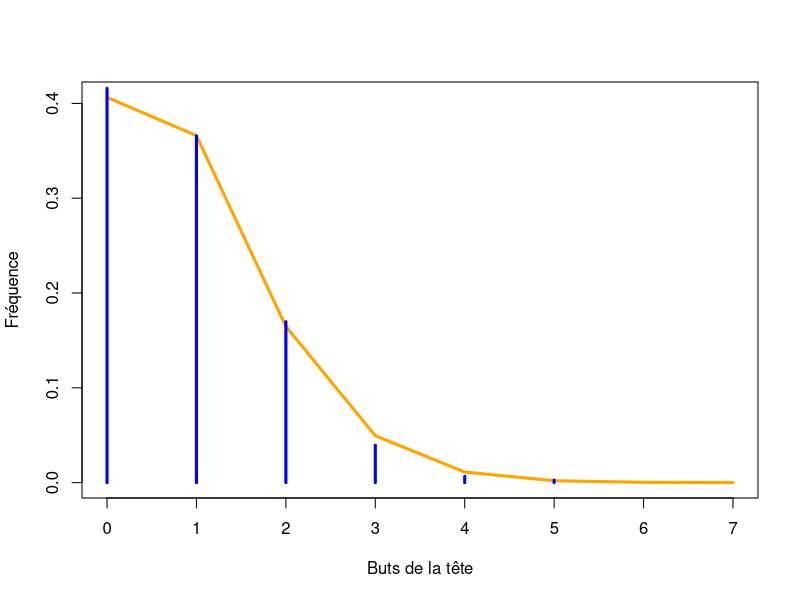

This chart was generated by the following R code:
## ---- chunk 1
# Il y a 760 matches dans une saison régulière de ligue 1
K <- rpois(760, lambda = 2.37)
L <- rbinom(760, K, p = 0.38)
plot(0:7, dpois(0:7, lambda = 0.38*2.37), xlab = "Buts de la tête", ylab = "Fréquence", col = "orange", lwd = 3, type = "l")
points(table(L)/sum(table(L)), type = "h", col = "blue", lwd = 3)
